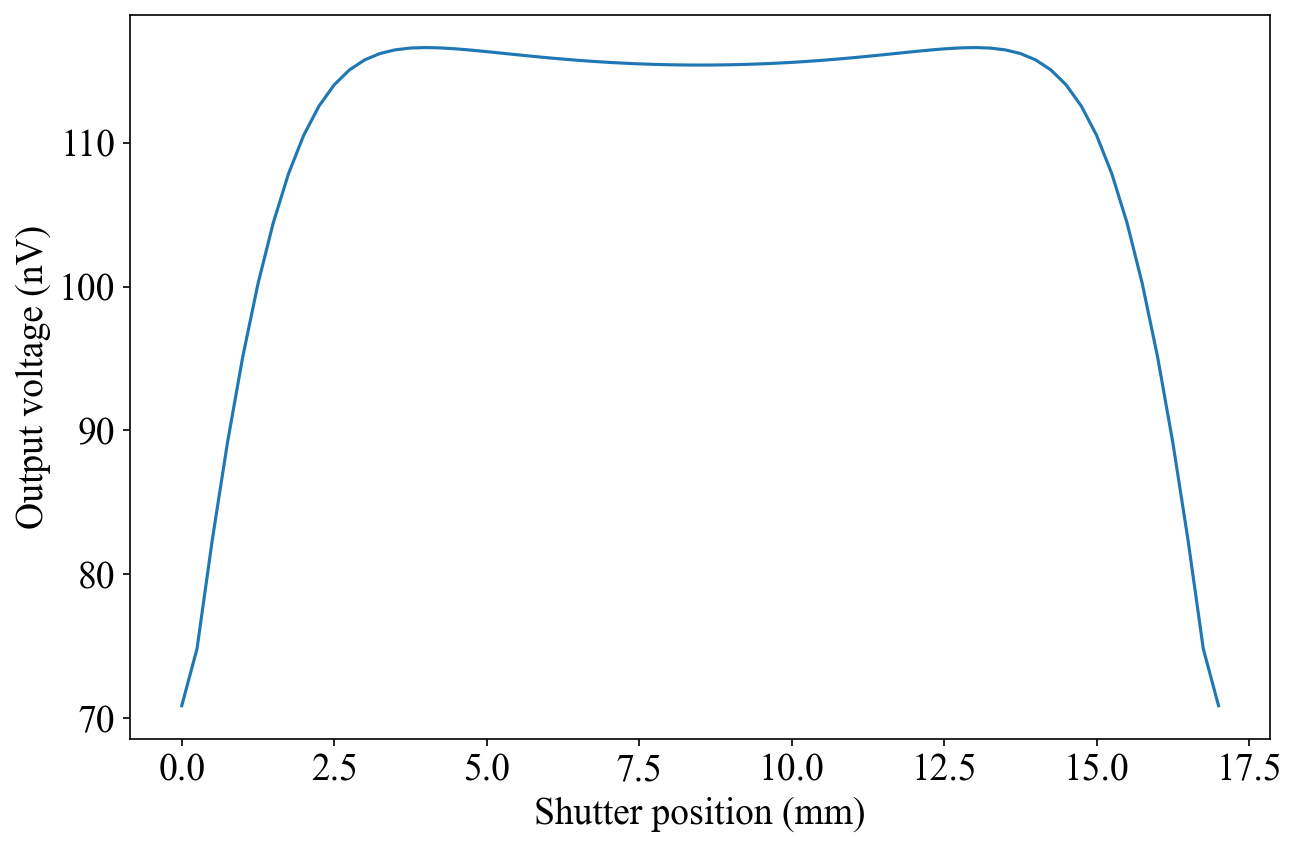

Write Python code to recreate this figure.
"""
Amplifier output from the sweep data (sweep_data.npz).
"""

import numpy as np
import matplotlib.pyplot as plt

plt.rcParams["font.family"] = "serif"
plt.rcParams["font.serif"] = ["Times New Roman", "Times", "DejaVu Serif"]
plt.rcParams["font.size"] = 18

# Parameters
Rf = 1e6  # ohm
v = 1e-3  # m/s

# Load the charge on each plate at every shutter position
data = np.load("sweep_data.npz")
s = data["s"] - data["s"][0]   # shutter position, 0 = covering Plate 1 (m)
Q1 = data["Q1"]
Q2 = data["Q2"]

# Current into the amplifier from each plate: i = dQ/dt = v * dQ/ds
i1 = v * np.gradient(Q1, s)
i2 = v * np.gradient(Q2, s)

# Differential connection, then the transimpedance amplifier
i = i1 - i2
V_out = -i * Rf

print(f"Output in the middle of the stroke: {V_out[len(s) // 2] * 1e9:.1f} nV")
print(f"Largest output:                     {np.abs(V_out).max() * 1e9:.1f} nV")

# Plot
fig, ax = plt.subplots(figsize=(9, 6))
ax.plot(s * 1e3, V_out * 1e9)
ax.set_xlabel("Shutter position (mm)")
ax.set_ylabel("Output voltage (nV)")
fig.tight_layout()
fig.savefig("output.png", dpi=150, bbox_inches="tight")
plt.show()

np.savez("output_data.npz", s=s, V_out=V_out)
